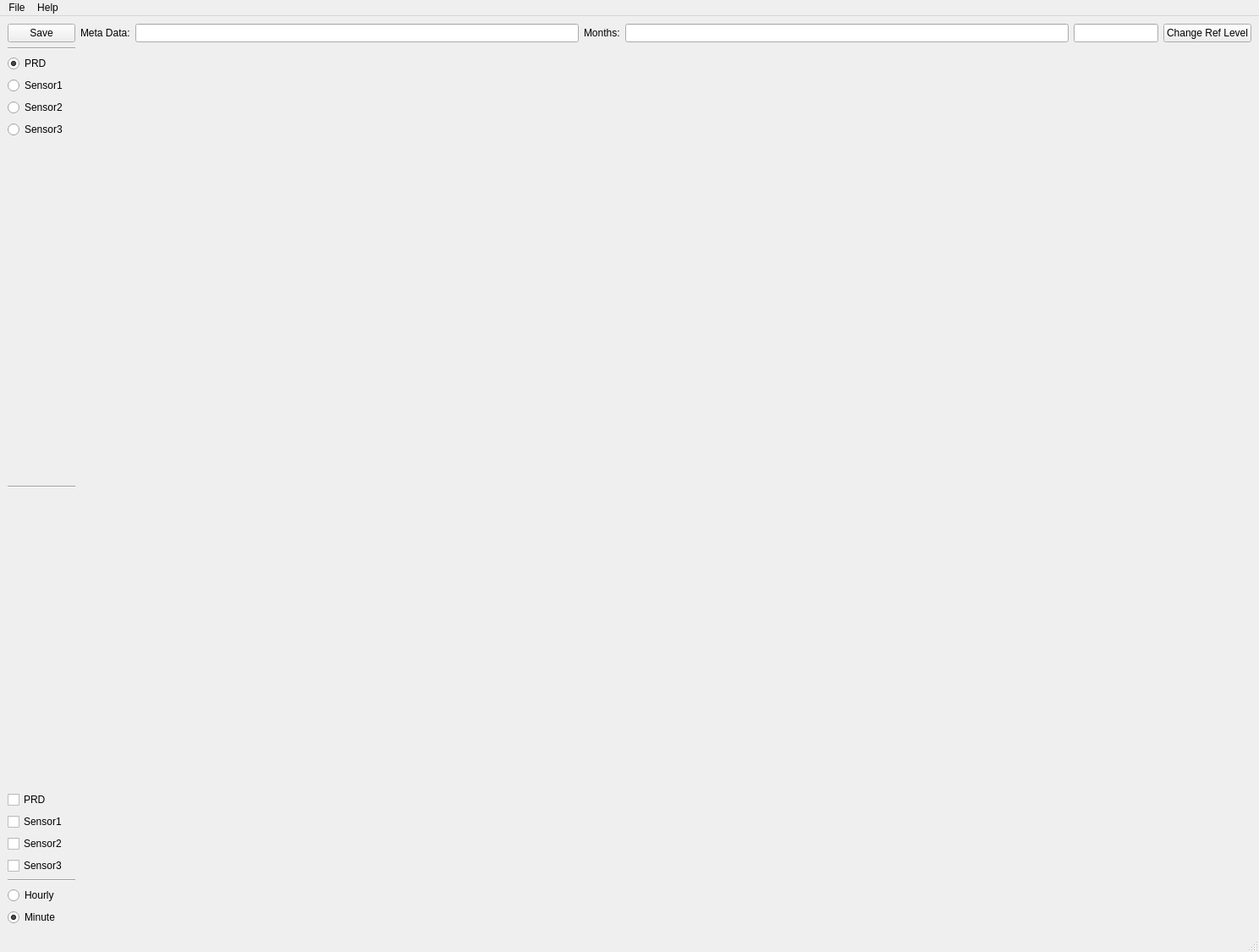
<?xml version="1.0" encoding="UTF-8"?>
<ui version="4.0">
 <class>MainWindow</class>
 <widget class="QMainWindow" name="MainWindow">
  <property name="geometry">
   <rect>
    <x>0</x>
    <y>0</y>
    <width>1488</width>
    <height>1125</height>
   </rect>
  </property>
  <property name="windowTitle">
   <string>MainWindow</string>
  </property>
  <widget class="QWidget" name="centralwidget">
   <layout class="QGridLayout" name="gridLayout">
    <item row="0" column="1">
     <layout class="QVBoxLayout" name="verticalLayout_right">
      <item>
       <layout class="QHBoxLayout" name="horizontalLayout">
        <item>
         <widget class="QLabel" name="label">
          <property name="text">
           <string>Meta Data:</string>
          </property>
         </widget>
        </item>
        <item>
         <widget class="QLineEdit" name="lineEdit">
          <property name="enabled">
           <bool>true</bool>
          </property>
          <property name="acceptDrops">
           <bool>true</bool>
          </property>
          <property name="readOnly">
           <bool>true</bool>
          </property>
         </widget>
        </item>
        <item>
         <widget class="QLabel" name="label_2">
          <property name="text">
           <string>Months:</string>
          </property>
         </widget>
        </item>
        <item>
         <widget class="QLineEdit" name="lineEdit_2">
          <property name="enabled">
           <bool>true</bool>
          </property>
          <property name="dragEnabled">
           <bool>false</bool>
          </property>
          <property name="readOnly">
           <bool>true</bool>
          </property>
         </widget>
        </item>
        <item>
         <widget class="QLineEdit" name="lineEdit_3">
          <property name="maximumSize">
           <size>
            <width>100</width>
            <height>16777215</height>
           </size>
          </property>
          <property name="maxLength">
           <number>32000</number>
          </property>
         </widget>
        </item>
        <item>
         <widget class="QPushButton" name="pushButton">
          <property name="text">
           <string>Change Ref Level</string>
          </property>
         </widget>
        </item>
       </layout>
      </item>
      <item>
       <widget class="MatplotlibWidget" name="static_canvas">
        <property name="focusPolicy">
         <enum>Qt::ClickFocus</enum>
        </property>
        <property name="layoutDirection">
         <enum>Qt::LeftToRight</enum>
        </property>
       </widget>
      </item>
      <item>
       <widget class="MatplotlibWidget" name="residual_canvas"/>
      </item>
     </layout>
    </item>
    <item row="0" column="0">
     <layout class="QVBoxLayout" name="verticalLayout_left_main">
      <property name="sizeConstraint">
       <enum>QLayout::SetDefaultConstraint</enum>
      </property>
      <item>
       <widget class="QPushButton" name="save">
        <property name="toolTip">
         <string>&lt;html&gt;&lt;head/&gt;&lt;body&gt;&lt;p&gt;Testing ToolTip&lt;/p&gt;&lt;/body&gt;&lt;/html&gt;</string>
        </property>
        <property name="toolTipDuration">
         <number>-1</number>
        </property>
        <property name="text">
         <string>Save</string>
        </property>
        <property name="autoDefault">
         <bool>false</bool>
        </property>
        <property name="default">
         <bool>false</bool>
        </property>
        <property name="flat">
         <bool>false</bool>
        </property>
       </widget>
      </item>
      <item>
       <layout class="QVBoxLayout" name="verticalLayout_left_top">
        <item alignment="Qt::AlignTop">
         <widget class="Line" name="line_2">
          <property name="orientation">
           <enum>Qt::Horizontal</enum>
          </property>
         </widget>
        </item>
        <item>
         <widget class="QRadioButton" name="radioButton">
          <property name="text">
           <string>PRD</string>
          </property>
          <property name="checked">
           <bool>true</bool>
          </property>
          <attribute name="buttonGroup">
           <string notr="true">buttonGroup</string>
          </attribute>
         </widget>
        </item>
        <item>
         <widget class="QRadioButton" name="radioButton_2">
          <property name="text">
           <string>Sensor1</string>
          </property>
          <attribute name="buttonGroup">
           <string notr="true">buttonGroup</string>
          </attribute>
         </widget>
        </item>
        <item>
         <widget class="QRadioButton" name="radioButton_3">
          <property name="text">
           <string>Sensor2</string>
          </property>
          <attribute name="buttonGroup">
           <string notr="true">buttonGroup</string>
          </attribute>
         </widget>
        </item>
        <item>
         <widget class="QRadioButton" name="radioButton_4">
          <property name="text">
           <string>Sensor3</string>
          </property>
          <attribute name="buttonGroup">
           <string notr="true">buttonGroup</string>
          </attribute>
         </widget>
        </item>
        <item>
         <spacer name="verticalSpacer">
          <property name="orientation">
           <enum>Qt::Vertical</enum>
          </property>
          <property name="sizeHint" stdset="0">
           <size>
            <width>20</width>
            <height>40</height>
           </size>
          </property>
         </spacer>
        </item>
       </layout>
      </item>
      <item>
       <widget class="Line" name="line">
        <property name="orientation">
         <enum>Qt::Horizontal</enum>
        </property>
       </widget>
      </item>
      <item>
       <layout class="QVBoxLayout" name="verticalLayout_bottom">
        <item>
         <spacer name="verticalSpacer_2">
          <property name="orientation">
           <enum>Qt::Vertical</enum>
          </property>
          <property name="sizeHint" stdset="0">
           <size>
            <width>20</width>
            <height>40</height>
           </size>
          </property>
         </spacer>
        </item>
        <item>
         <widget class="QCheckBox" name="checkBox">
          <property name="text">
           <string>PRD</string>
          </property>
         </widget>
        </item>
        <item>
         <widget class="QCheckBox" name="checkBox_2">
          <property name="text">
           <string>Sensor1</string>
          </property>
         </widget>
        </item>
        <item>
         <widget class="QCheckBox" name="checkBox_3">
          <property name="text">
           <string>Sensor2</string>
          </property>
         </widget>
        </item>
        <item>
         <widget class="QCheckBox" name="checkBox_4">
          <property name="text">
           <string>Sensor3</string>
          </property>
         </widget>
        </item>
        <item>
         <widget class="Line" name="line_3">
          <property name="orientation">
           <enum>Qt::Horizontal</enum>
          </property>
         </widget>
        </item>
        <item>
         <layout class="QVBoxLayout" name="verticalLayout">
          <item>
           <widget class="QRadioButton" name="radioButton_6">
            <property name="text">
             <string>Hourly</string>
            </property>
            <property name="checked">
             <bool>false</bool>
            </property>
            <attribute name="buttonGroup">
             <string notr="true">buttonGroup_2</string>
            </attribute>
           </widget>
          </item>
          <item>
           <widget class="QRadioButton" name="radioButton_5">
            <property name="text">
             <string>Minute</string>
            </property>
            <property name="checked">
             <bool>true</bool>
            </property>
            <attribute name="buttonGroup">
             <string notr="true">buttonGroup_2</string>
            </attribute>
           </widget>
          </item>
         </layout>
        </item>
       </layout>
      </item>
     </layout>
    </item>
   </layout>
  </widget>
  <widget class="QMenuBar" name="menubar">
   <property name="geometry">
    <rect>
     <x>0</x>
     <y>0</y>
     <width>1488</width>
     <height>21</height>
    </rect>
   </property>
   <widget class="QMenu" name="menuFile">
    <property name="title">
     <string>File</string>
    </property>
    <addaction name="actionOpen"/>
    <addaction name="actionSave"/>
    <addaction name="actionQuit"/>
   </widget>
   <widget class="QMenu" name="menuSomething">
    <property name="title">
     <string>Help</string>
    </property>
    <addaction name="actionInstructions"/>
   </widget>
   <addaction name="menuFile"/>
   <addaction name="menuSomething"/>
  </widget>
  <widget class="QStatusBar" name="statusbar"/>
  <action name="actionOpen">
   <property name="text">
    <string>Open monp</string>
   </property>
   <property name="statusTip">
    <string>Load a station data</string>
   </property>
   <property name="shortcut">
    <string>Ctrl+O</string>
   </property>
  </action>
  <action name="actionSave">
   <property name="text">
    <string>Reload</string>
   </property>
   <property name="statusTip">
    <string>Save Changes</string>
   </property>
   <property name="shortcut">
    <string>Ctrl+R</string>
   </property>
  </action>
  <action name="actionQuit">
   <property name="text">
    <string>Open ts</string>
   </property>
   <property name="shortcut">
    <string>Ctrl+T</string>
   </property>
  </action>
  <action name="actionInstructions">
   <property name="text">
    <string>Instructions</string>
   </property>
   <property name="shortcut">
    <string>F1</string>
   </property>
   <property name="shortcutContext">
    <enum>Qt::WidgetShortcut</enum>
   </property>
  </action>
 </widget>
 <customwidgets>
  <customwidget>
   <class>MatplotlibWidget</class>
   <extends>QWidget</extends>
   <header>matplotlibwidget</header>
  </customwidget>
 </customwidgets>
 <resources/>
 <connections/>
 <buttongroups>
  <buttongroup name="buttonGroup"/>
  <buttongroup name="buttonGroup_2"/>
 </buttongroups>
</ui>
